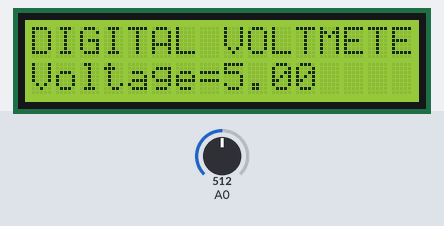
The sketch below on a simulated Arduino Uno, built with avr-gcc and run on an emulated ATmega328P. Shown: 16×2 character LCD. The test bench sets the inputs (shaded band); at power-on: A0 = 512. What the sketch prints to the serial monitor is not drawn.

Above: at 1.2 s.
1.3 s: A0 set to 716
At 2.7 s:
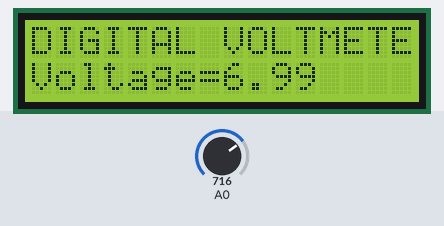
3.0 s: A0 set to 900
At 4.2 s:
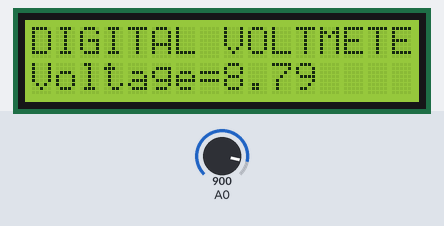
4.5 s: A0 set to 1023
At 4.9 s:
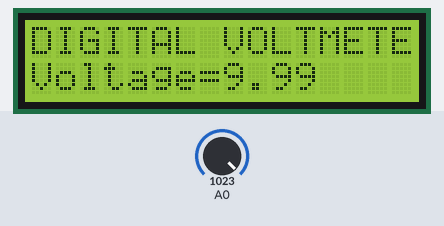
Timing chart, 0 to 7.5 s (numbered marks = the images above; inputs shaded):
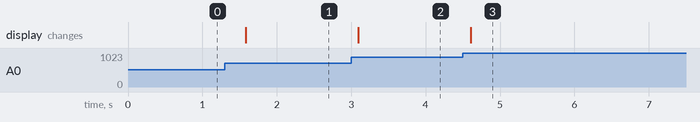

The sketch:

VoltmeterCode.ino
```cpp
#include <LiquidCrystal.h>              //library for LCD screen fnctions
LiquidCrystal lcd(8, 9 , 4, 5, 6, 7);   // Initialize the LCD with Arduino pins: RS=8, E=9, D4-D7=4,5,6,7
float voltageDivisor = 2.0;             //variable to store the divisor

//beginning config
void setup()
{
  // Start serial communication at 9600 bits per second
  Serial.begin(9600);

  // Initialize the LCD with 16 columns and 2 rows
  lcd.begin(16, 2);

  // Print the title on the LCD
  lcd.print("DIGITAL VOLTMETER");
}

//repeat infinitely
void loop()
{
   	//calculating voltage
  	int analogVoltage = analogRead(A0);
  	float measuredVoltage = (analogVoltage * 5.0) / 1024.0;
  	float inputVoltage = measuredVoltage * voltageDivisor;

  //round voltage down to 0
  if (inputVoltage < 0.1){
  inputVoltage = 0.0;
  }

  //print voltage to the serial monitor
  Serial.print("v=");
  Serial.println(inputVoltage);

  //overwrite the 2nd row
  lcd.setCursor(0, 1);

  //print voltage to lcd screen in user friendly mannr
  lcd.print("Voltage=");
  lcd.print(inputVoltage);

  //pause for 300 milliseconds
  delay(300);
}
```

Measured:
- after the input at 1.3 s, the display: changes after 0.28 s (image 1)
- after the input at 3.0 s, the display: changes after 0.09 s (image 2)
- after the input at 4.5 s, the display: changes after 0.11 s (image 3)
